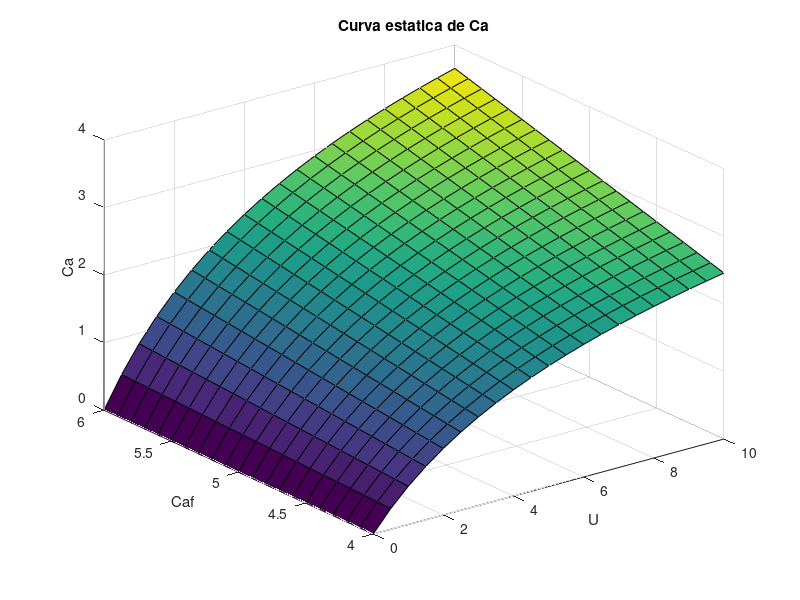
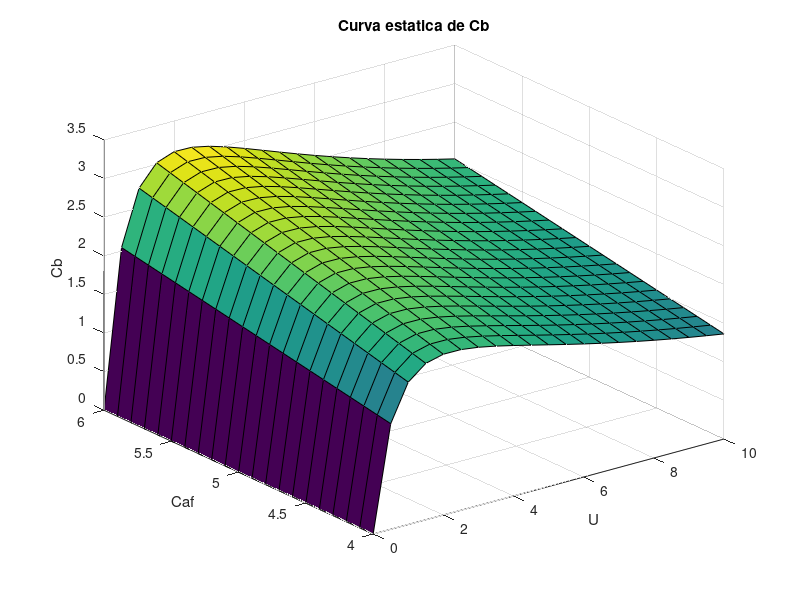

The MATLAB source for these figures, in order:
% Questao 1
clear all;
close all;

k1 = 6.01;
k2 = 0.8433;
k3 = 0.1123;

u = 0:0.5:10;
Caf = 4:0.1:6;
[U,CAF] = meshgrid(u,Caf);
Ca = [];
Cb = [];
Ca= (k1 + U - sqrt((k1 + U).^2  + 4*k3.*CAF.*U))/(-2*k3);
Cb = (Ca.*k1)./(k2 + U);
% curva estatica de Ca
figure;
surf(U, CAF, Ca);
grid on;
title('Curva estatica de Ca');
xlabel('U');
ylabel('Caf');
zlabel('Ca');
% curva estatica de Cb
figure;
surf(U, CAF, Cb);
title('Curva estatica de Cb');
xlabel('U');
ylabel('Caf');
zlabel('Cb');
